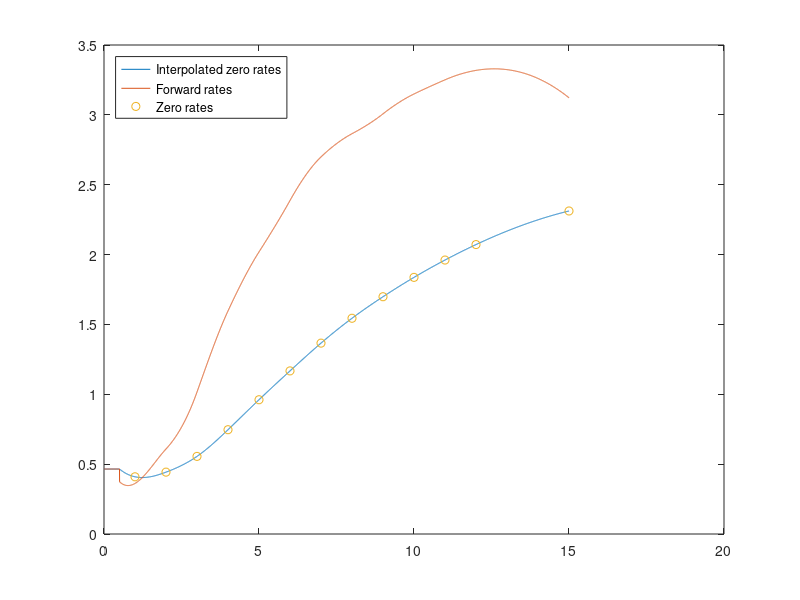

This chart was generated by the following MATLAB code: (Note: this script raises an error after producing the figure.)
%% Input parameters

T=10;               %time horizon for Monte Carlo simulation (years)
numsteps=360;       %no. of time points per year (choose even number)
dt=1/numsteps;      %timestep size (years)
nsteps=numsteps*T;  %no. of time points in a path
npaths=10000;       %no. of Monte Carlo paths/simulations

% Input zero coupon bond curve
inputrates= ...
[0.50	0.00465000
1.00	0.00409446
2.00	0.00442813
3.00	0.00555560
4.00	0.00746453
5.00	0.00960987
6.00	0.01167396
7.00	0.01366151
8.00	0.01544121
9.00	0.01698286
10.00	0.01836848
11.00	0.01960868
12.00	0.02071576
15.00	0.02312037];

%% Interpolated zero and forward rates

% Current xIBOR rate
ft=inputrates(1,2);

% Interpolation of zero rates
ratesdata(:,1)=(0:dt:inputrates(end,1))'; % times t
ratesdata(:,2)=...
    interp1(inputrates(:,1),inputrates(:,2),ratesdata(:,1),'spline',ft);
    % Syntax: New y's as function of original x's and y's, spline type and
    % extrapolation values (flat xIBOR rate).

% Calculate disc. factors and forward rates from zero rates
ratesdata(:,4)=exp(-ratesdata(:,1).*ratesdata(:,2));                % disc.
ratesdata(2:end,3)=(ratesdata(1:end-1,4)./ratesdata(2:end,4)-1)/dt; % fwd.
ratesdata(1,3)=ft; % set 1st obs=flat rate.

% Plot zero and fwd. rates
figure
plot(ratesdata(2:end,1),100*ratesdata(2:end,2), ...
     ratesdata(2:end,1),100*ratesdata(2:end,3), ...
     inputrates(2:end,1),100*inputrates(2:end,2),'o');
legend('Interpolated zero rates','Forward rates','Zero rates','location','northwest')

%% Calibration of parameters - STEP 1 Initialization

% Based on Brigo-Mercurio, section 3.3.2 and Hull, 30.3+30.8
% Using a number of predefined functions and two parameters, price a cap.
% Correct way: The other way! Given prices, find parameters.

% Input cap maturities, strike rates and prices
capprices= ...
[1.00	0.0021	0.0006
2.00	0.0029	0.0025
3.00	0.0060	0.0058
4.00	0.0078	0.0114
5.00	0.0098	0.0193
6.00	0.0118	0.0286
7.00	0.0136	0.0385
8.00	0.0152	0.0488
9.00	0.0166	0.0590
10.00	0.0178	0.0691];
capmats=capprices(:,1);
strike=capprices(:,2);
marketprices=capprices(:,3);

% Initialize vectors
modelprices=zeros(10,1);
capdata=cell(10,1);

% Choose discount factors and forward rates from imported rates.
t=ratesdata(1:nsteps+1,1);
Disc=ratesdata(1:nsteps+1,4);
Fwd=ratesdata(1:nsteps+1,3);
clear inputrates ratesdata

% Set initial parameters for calibration (spot starting caps)
DiscAnchor=Disc(1,1);
FAnchor=Fwd(1,1);
RAnchor=ft;

%% Calibration of parameters - STEP 2 Optimization

% Goal: Calibrate mean reversion and volatility parameters a and sigma.
% Comparison: Cap prices for uncalibrated model
xvec=[0.75;0.05];
[uncalprices,~]=...
    Calibration(xvec,capmats,t,Disc,DiscAnchor,FAnchor,RAnchor,strike);

% Set options
options=optimset('tolfun',1e-11);
% Call function for curve fit via least squares (minimizes SSE)
[xCurrent,~,FVAL,~,OUTPUT,~,~] = ...
    lsqcurvefit(@(xvec,capmats) ...
    Calibration(xvec,capmats,t,Disc,DiscAnchor,FAnchor,RAnchor,strike), ...
    [0.75;0.0005],capmats,marketprices, ...
    [0,0],[],options);
% Syntax:
% 1. Define variable vector and x-axis values.
% 2. Call function using variable, x-values and other parameters,
% 3. Type initial variable guesses, x-values and target y-values
% 4. Set options: lower/upper bounds (here none), other via "optimset"

% Save values from calibrated model, incl. caplets for each cap as check.
[calprices,calcaps]=...
  Calibration(xCurrent,capmats,t,Disc,DiscAnchor,FAnchor,RAnchor,strike);
a=xCurrent(1,1);
sigma=xCurrent(2,1);

% Plot market prices against uncalibrated and calibrated model
figure
plot(capmats, 10000*uncalprices, ...
     capmats, 10000*calprices, ...
     capmats, 10000*marketprices, 'o')
legend('Uncalibrated model','Calibrated model','Market prices','location','northwest')

%% Monte Carlo simulation of r

% If errors: Try different a and sigma, e.g. 0 (deterministic)
% sigma=0.005
% a=realmin % Ho-Lee model has a=0 (undefined, use "realmin")

% Calculate theta(t) vector. Last term ignored (numerically problematic).
dF=Fwd(2:nsteps+1,:)-Fwd(1:nsteps,:); % change in forward rates
    % Note: F(t-1) due to mean reversion part of the drift: 
    % theta(t)-a*r(t-1)~=F'(t)+a(F(t-1)-r(t-1))
theta=dF+a*Fwd(1:nsteps); %+(sigma^2/(2*a))*(1-exp(-2*a*t)); (ignored)

% % Make random matrix dz (scaled by timestep size)
% Fast, but requires a lot of memory.
% dz=randn(npaths,nsteps)*sqrt(dt); 

% Initialize r and dr matrices and set r(t=0).
r=zeros(npaths,nsteps+1);
r(:,1)=ft;
dr=zeros(npaths,nsteps);

% Generate interest rate paths by looping over columns.
echo off
for i=1:nsteps,
    % Random vector dz (slow, but requires less memory)
    dz=randn(npaths,1)*sqrt(dt);
    % 1: Calculate increments dr=(theta-ar)dt+?dz
    dr(:,i)=theta(i)-a*r(:,i)*dt+sigma*dz(:,1);%dz(:,i);
    % 2: Cumulate r by: r(t+1)=r(t)+dr(t)
    r(:,i+1)=r(:,i)+dr(:,i);
end
echo on

% Save results and clear variables
% dr=dr(1:100,1:100);
clear dz dr theta
% meanr=r;
meanr=mean(r);
r=r(1:100,:);

% Plot the simulation
xaxis=(0:dt:nsteps*dt);
figure
subplot(2,2,1) % 10 simulations of r
plot(xaxis,100*r(1:10,:))
subplot(2,2,2) % Many simulations of r
plot(xaxis,100*r)
subplot(2,2,[3 4]) % Big lower plot
plot(xaxis,100*meanr,xaxis,100*Fwd.')
legend('Mean r','Forward rates','location','northwest')
mtit('Monte Carlo simulation of rates r') % major title across subplots